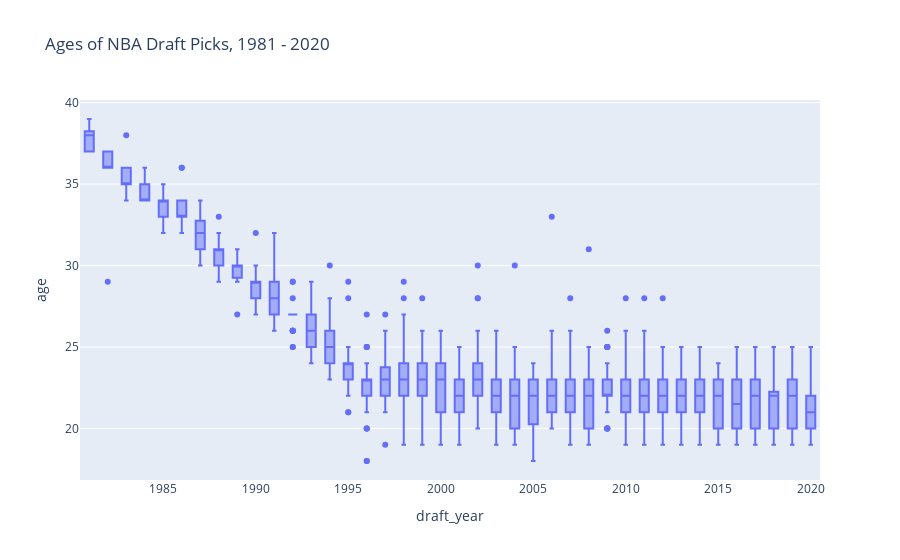

Notebook code cell kept with this figure:
### Markdown cell above
## Visualization

Finally, a box plot was selected for this visualization

### Code cell
import plotly.express as px
fig = px.box(country1[8:], x="draft_year", y="age", title="Ages of NBA Draft Picks, 1981 - 2020")
fig.show()

### Figure 1 — Plotly figure (JSON) as saved in the notebook; plotly's stock layout.template omitted (floating-point values rounded to 4 significant figures; data arrays with more than 128 entries replaced by an {"elided": "..."} marker saying what was removed)
{"data": [{"alignmentgroup": "True", "hovertemplate": "draft_year=%{x}<br>age=%{y}<extra></extra>", "legendgroup": "", "marker": {"color": "#636efa"}, "name": "", "notched": false, "offsetgroup": "", "orientation": "v", "showlegend": false, "type": "box", "x": {"elided": "1653 int values"}, "x0": " ", "xaxis": "x", "y": {"elided": "1653 int values"}, "y0": " ", "yaxis": "y"}], "layout": {"boxmode": "group", "legend": {"tracegroupgap": 0}, "title": {"text": "Ages of NBA Draft Picks, 1981 - 2020"}, "xaxis": {"anchor": "y", "domain": [0, 1], "title": {"text": "draft_year"}}, "yaxis": {"anchor": "x", "domain": [0, 1], "title": {"text": "age"}}}}
